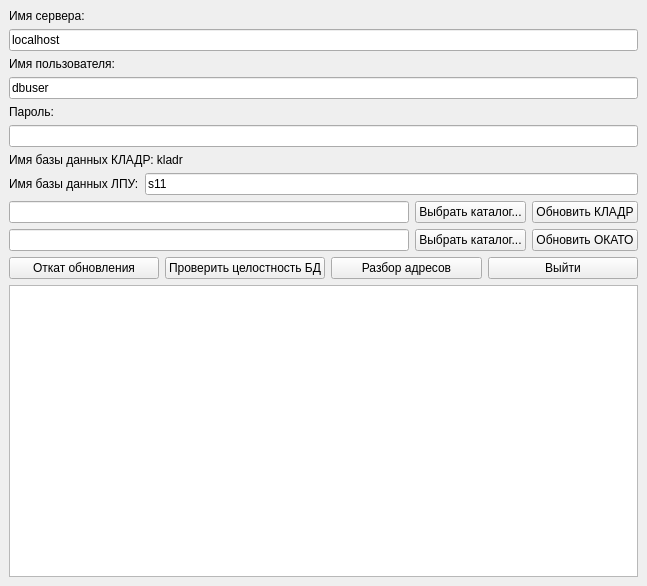
<?xml version="1.0" encoding="UTF-8"?>
<ui version="4.0">
 <class>MainWindow</class>
 <widget class="QMainWindow" name="MainWindow">
  <property name="geometry">
   <rect>
    <x>0</x>
    <y>0</y>
    <width>647</width>
    <height>586</height>
   </rect>
  </property>
  <property name="sizePolicy">
   <sizepolicy hsizetype="Expanding" vsizetype="Expanding">
    <horstretch>0</horstretch>
    <verstretch>0</verstretch>
   </sizepolicy>
  </property>
  <property name="windowTitle">
   <string>Обновление КЛАДР</string>
  </property>
  <widget class="QWidget" name="centralWidget">
   <layout class="QGridLayout">
    <property name="margin">
     <number>9</number>
    </property>
    <property name="spacing">
     <number>6</number>
    </property>
    <item row="1" column="0">
     <widget class="QSplitter" name="splitter">
      <property name="orientation">
       <enum>Qt::Horizontal</enum>
      </property>
      <widget class="QWidget" name="layoutWidget">
       <layout class="QVBoxLayout">
        <property name="spacing">
         <number>6</number>
        </property>
        <property name="margin">
         <number>0</number>
        </property>
        <item>
         <widget class="QLabel" name="label_4">
          <property name="text">
           <string>Имя сервера:</string>
          </property>
         </widget>
        </item>
        <item>
         <widget class="QLineEdit" name="editServer">
          <property name="text">
           <string>localhost</string>
          </property>
         </widget>
        </item>
        <item>
         <widget class="QLabel" name="label_3">
          <property name="text">
           <string>Имя пользователя:</string>
          </property>
          <property name="alignment">
           <set>Qt::AlignLeading|Qt::AlignLeft|Qt::AlignVCenter</set>
          </property>
         </widget>
        </item>
        <item>
         <widget class="QLineEdit" name="editUser">
          <property name="enabled">
           <bool>true</bool>
          </property>
          <property name="text">
           <string>dbuser</string>
          </property>
         </widget>
        </item>
        <item>
         <widget class="QLabel" name="label_2">
          <property name="text">
           <string>Пароль:</string>
          </property>
         </widget>
        </item>
        <item>
         <widget class="QLineEdit" name="editPassword">
          <property name="echoMode">
           <enum>QLineEdit::Password</enum>
          </property>
         </widget>
        </item>
        <item>
         <widget class="QLabel" name="label_5">
          <property name="text">
           <string>Имя базы данных КЛАДР: kladr</string>
          </property>
         </widget>
        </item>
        <item>
         <layout class="QHBoxLayout" name="horizontalLayout_4">
          <item>
           <widget class="QLabel" name="label">
            <property name="enabled">
             <bool>true</bool>
            </property>
            <property name="text">
             <string>Имя базы данных ЛПУ:</string>
            </property>
           </widget>
          </item>
          <item>
           <widget class="QLineEdit" name="editDatabase">
            <property name="enabled">
             <bool>true</bool>
            </property>
            <property name="text">
             <string>s11</string>
            </property>
           </widget>
          </item>
         </layout>
        </item>
       </layout>
      </widget>
     </widget>
    </item>
    <item row="4" column="0">
     <layout class="QHBoxLayout" name="horizontalLayout">
      <item>
       <widget class="QPushButton" name="pushReverse">
        <property name="text">
         <string>Откат обновления</string>
        </property>
       </widget>
      </item>
      <item>
       <widget class="QPushButton" name="pushTest">
        <property name="text">
         <string>Проверить целостность БД</string>
        </property>
       </widget>
      </item>
      <item>
       <widget class="QPushButton" name="pushParseAddress">
        <property name="text">
         <string>Разбор адресов</string>
        </property>
       </widget>
      </item>
      <item>
       <widget class="QPushButton" name="btnClose">
        <property name="text">
         <string>Выйти</string>
        </property>
       </widget>
      </item>
     </layout>
    </item>
    <item row="2" column="0">
     <layout class="QHBoxLayout" name="horizontalLayout_2">
      <property name="topMargin">
       <number>0</number>
      </property>
      <property name="rightMargin">
       <number>0</number>
      </property>
      <item>
       <widget class="QLineEdit" name="lineKLADRDir"/>
      </item>
      <item>
       <widget class="QPushButton" name="pushKLADRDir">
        <property name="text">
         <string>Выбрать каталог...</string>
        </property>
       </widget>
      </item>
      <item>
       <widget class="QPushButton" name="pushUpdateKLADR">
        <property name="text">
         <string>Обновить КЛАДР</string>
        </property>
       </widget>
      </item>
     </layout>
    </item>
    <item row="3" column="0">
     <layout class="QHBoxLayout" name="horizontalLayout_3">
      <property name="topMargin">
       <number>0</number>
      </property>
      <property name="rightMargin">
       <number>0</number>
      </property>
      <item>
       <widget class="QLineEdit" name="lineOKATODir"/>
      </item>
      <item>
       <widget class="QPushButton" name="pushOKATODir">
        <property name="text">
         <string>Выбрать каталог...</string>
        </property>
       </widget>
      </item>
      <item>
       <widget class="QPushButton" name="pushUpdateOKATO">
        <property name="text">
         <string>Обновить ОКАТО</string>
        </property>
       </widget>
      </item>
     </layout>
    </item>
    <item row="5" column="0">
     <widget class="QTextBrowser" name="log"/>
    </item>
   </layout>
  </widget>
 </widget>
 <resources/>
 <connections>
  <connection>
   <sender>btnClose</sender>
   <signal>pressed()</signal>
   <receiver>MainWindow</receiver>
   <slot>close</slot>
   <hints>
    <hint type="sourcelabel">
     <x>409</x>
     <y>248</y>
    </hint>
    <hint type="destinationlabel">
     <x>274</x>
     <y>140</y>
    </hint>
   </hints>
  </connection>
  <connection>
   <sender>pushUpdateKLADR</sender>
   <signal>pressed()</signal>
   <receiver>MainWindow</receiver>
   <slot>updateKLADR</slot>
   <hints>
    <hint type="sourcelabel">
     <x>139</x>
     <y>248</y>
    </hint>
    <hint type="destinationlabel">
     <x>274</x>
     <y>140</y>
    </hint>
   </hints>
  </connection>
  <connection>
   <sender>pushUpdateOKATO</sender>
   <signal>pressed()</signal>
   <receiver>MainWindow</receiver>
   <slot>updateOKATO</slot>
   <hints>
    <hint type="sourcelabel">
     <x>139</x>
     <y>248</y>
    </hint>
    <hint type="destinationlabel">
     <x>274</x>
     <y>140</y>
    </hint>
   </hints>
  </connection>
  <connection>
   <sender>pushTest</sender>
   <signal>pressed()</signal>
   <receiver>MainWindow</receiver>
   <slot>test</slot>
   <hints>
    <hint type="sourcelabel">
     <x>139</x>
     <y>248</y>
    </hint>
    <hint type="destinationlabel">
     <x>274</x>
     <y>140</y>
    </hint>
   </hints>
  </connection>
  <connection>
   <sender>pushReverse</sender>
   <signal>pressed()</signal>
   <receiver>MainWindow</receiver>
   <slot>rollback()</slot>
   <hints>
    <hint type="sourcelabel">
     <x>111</x>
     <y>287</y>
    </hint>
    <hint type="destinationlabel">
     <x>323</x>
     <y>292</y>
    </hint>
   </hints>
  </connection>
  <connection>
   <sender>pushParseAddress</sender>
   <signal>pressed()</signal>
   <receiver>MainWindow</receiver>
   <slot>parseAddresses()</slot>
   <hints>
    <hint type="sourcelabel">
     <x>443</x>
     <y>289</y>
    </hint>
    <hint type="destinationlabel">
     <x>323</x>
     <y>292</y>
    </hint>
   </hints>
  </connection>
 </connections>
</ui>
